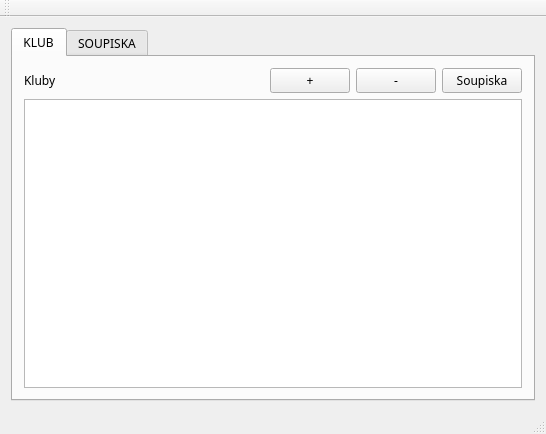
<?xml version="1.0" encoding="UTF-8"?>
<ui version="4.0">
 <class>MainWindow</class>
 <widget class="QMainWindow" name="MainWindow">
  <property name="geometry">
   <rect>
    <x>0</x>
    <y>0</y>
    <width>546</width>
    <height>434</height>
   </rect>
  </property>
  <property name="font">
   <font>
    <family>Source Code Pro Medium</family>
    <weight>50</weight>
    <bold>false</bold>
   </font>
  </property>
  <property name="windowTitle">
   <string>MainWindow</string>
  </property>
  <widget class="QWidget" name="centralWidget">
   <layout class="QGridLayout" name="gridLayout">
    <item row="0" column="0">
     <widget class="QTabWidget" name="tabWidget">
      <property name="currentIndex">
       <number>0</number>
      </property>
      <widget class="QWidget" name="tab_3">
       <attribute name="title">
        <string>KLUB</string>
       </attribute>
       <layout class="QGridLayout" name="gridLayout_3">
        <item row="0" column="4">
         <widget class="QPushButton" name="buttonSoupiska">
          <property name="text">
           <string>Soupiska</string>
          </property>
         </widget>
        </item>
        <item row="0" column="3">
         <widget class="QPushButton" name="buttonOdebratKlub">
          <property name="text">
           <string>-</string>
          </property>
         </widget>
        </item>
        <item row="0" column="1">
         <spacer name="horizontalSpacer_2">
          <property name="orientation">
           <enum>Qt::Horizontal</enum>
          </property>
          <property name="sizeHint" stdset="0">
           <size>
            <width>40</width>
            <height>20</height>
           </size>
          </property>
         </spacer>
        </item>
        <item row="0" column="2">
         <widget class="QPushButton" name="buttonPridatKlub">
          <property name="text">
           <string>+</string>
          </property>
         </widget>
        </item>
        <item row="0" column="0">
         <widget class="QLabel" name="label_2">
          <property name="text">
           <string>Kluby</string>
          </property>
         </widget>
        </item>
        <item row="1" column="0" colspan="5">
         <widget class="QTableView" name="tableViewKlub"/>
        </item>
       </layout>
      </widget>
      <widget class="QWidget" name="tab_4">
       <attribute name="title">
        <string>SOUPISKA</string>
       </attribute>
       <layout class="QGridLayout" name="gridLayout_2">
        <item row="0" column="0" colspan="2">
         <widget class="QLabel" name="label">
          <property name="text">
           <string>Přehle hráčů týmu</string>
          </property>
         </widget>
        </item>
        <item row="0" column="2" rowspan="2">
         <spacer name="horizontalSpacer">
          <property name="orientation">
           <enum>Qt::Horizontal</enum>
          </property>
          <property name="sizeHint" stdset="0">
           <size>
            <width>246</width>
            <height>20</height>
           </size>
          </property>
         </spacer>
        </item>
        <item row="0" column="3" rowspan="2">
         <widget class="QPushButton" name="hrac_pridat">
          <property name="text">
           <string>+</string>
          </property>
         </widget>
        </item>
        <item row="0" column="4" rowspan="2">
         <widget class="QPushButton" name="hrac_odebrat">
          <property name="text">
           <string>-</string>
          </property>
         </widget>
        </item>
        <item row="0" column="5" rowspan="2">
         <widget class="QPushButton" name="pushButton">
          <property name="text">
           <string>?</string>
          </property>
         </widget>
        </item>
        <item row="1" column="0">
         <widget class="QLabel" name="label_nazevTymu">
          <property name="text">
           <string/>
          </property>
         </widget>
        </item>
        <item row="2" column="0" colspan="6">
         <widget class="QTableView" name="tableView_hrac"/>
        </item>
        <item row="3" column="0">
         <widget class="QLabel" name="label_3">
          <property name="text">
           <string>Realizační tým</string>
          </property>
         </widget>
        </item>
        <item row="4" column="0" colspan="6">
         <widget class="QTableView" name="tableView_Trener"/>
        </item>
        <item row="3" column="5">
         <widget class="QPushButton" name="trener_odebrat">
          <property name="text">
           <string>-</string>
          </property>
         </widget>
        </item>
        <item row="3" column="4">
         <widget class="QPushButton" name="trener_pridat">
          <property name="text">
           <string>+</string>
          </property>
         </widget>
        </item>
        <item row="3" column="1" colspan="3">
         <spacer name="horizontalSpacer_3">
          <property name="orientation">
           <enum>Qt::Horizontal</enum>
          </property>
          <property name="sizeHint" stdset="0">
           <size>
            <width>265</width>
            <height>20</height>
           </size>
          </property>
         </spacer>
        </item>
       </layout>
      </widget>
     </widget>
    </item>
   </layout>
  </widget>
  <widget class="QMenuBar" name="menuBar">
   <property name="geometry">
    <rect>
     <x>0</x>
     <y>0</y>
     <width>546</width>
     <height>21</height>
    </rect>
   </property>
  </widget>
  <widget class="QToolBar" name="mainToolBar">
   <attribute name="toolBarArea">
    <enum>TopToolBarArea</enum>
   </attribute>
   <attribute name="toolBarBreak">
    <bool>false</bool>
   </attribute>
  </widget>
  <widget class="QStatusBar" name="statusBar"/>
  <action name="exit">
   <property name="text">
    <string>Exit</string>
   </property>
  </action>
 </widget>
 <layoutdefault spacing="6" margin="11"/>
 <resources/>
 <connections/>
</ui>
